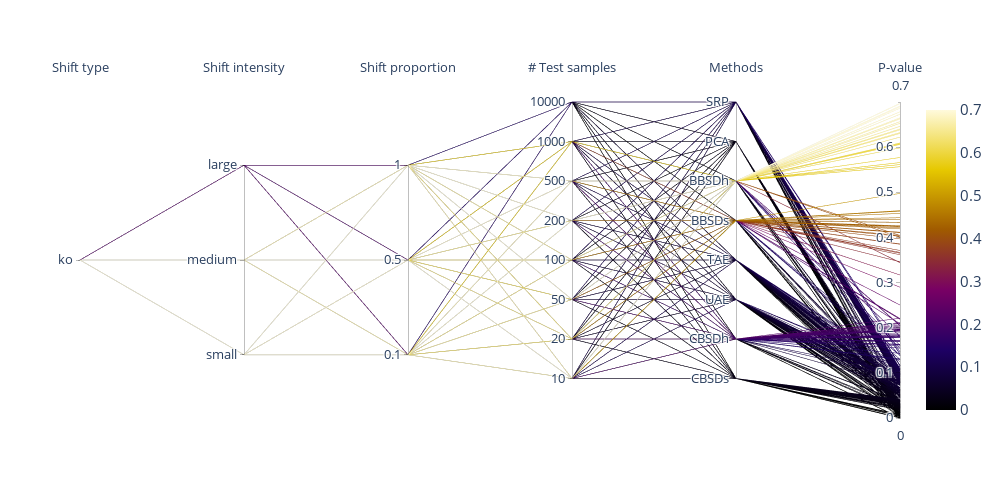

This figure's notebook cell:
### Code cell
parallel_coordinate_p_values(list_shift_types, list_shift_types_str,
                            list_dict_results, list_methods,
                            list_is_concepts)

### Figure 1 — Plotly figure (JSON) as saved in the notebook; plotly's stock layout.template omitted (floating-point values rounded to 4 significant figures; data arrays with more than 128 entries replaced by an {"elided": "..."} marker saying what was removed)
{"data": [{"dimensions": [{"label": "Shift type", "range": [0, 1], "ticktext": ["ko"], "tickvals": [0.5], "values": {"elided": "576 float values"}}, {"label": "Shift intensity", "range": [0, 1], "ticktext": ["small", "medium", "large"], "tickvals": [0.2, 0.5, 0.8], "values": {"elided": "576 float values"}}, {"label": "Shift proportion", "range": [0, 1], "ticktext": [0.1, 0.5, 1], "tickvals": [0.2, 0.5, 0.8], "values": {"elided": "576 float values"}}, {"label": "# Test samples", "range": [0, 1], "ticktext": [10, 20, 50, 100, 200, 500, 1000, 10000], "tickvals": [0.125, 0.25, 0.375, 0.5, 0.625, 0.75, 0.875, 1], "values": {"elided": "576 float values"}}, {"label": "Methods", "range": [0, 1], "ticktext": ["CBSDs", "CBSDh", "UAE", "TAE", "BBSDs", "BBSDh", "PCA", "SRP"], "tickvals": [0.125, 0.25, 0.375, 0.5, 0.625, 0.75, 0.875, 1], "values": {"elided": "576 float values"}}, {"label": "P-value", "range": [0, 0.7], "values": {"elided": "576 float values"}}], "line": {"cmax": 0.7, "cmin": 0, "color": {"elided": "576 float values"}, "colorscale": [[0, "rgb(0,0,0)"], [0.2, "rgb(30,0,100)"], [0.4, "rgb(120,0,100)"], [0.6, "rgb(160,90,0)"], [0.8, "rgb(230,200,0)"], [1, "rgb(255,250,220)"]], "showscale": true}, "type": "parcoords"}], "layout": {"font": {"size": 15}, "height": 500, "paper_bgcolor": "white", "plot_bgcolor": "white", "width": 1000}}
